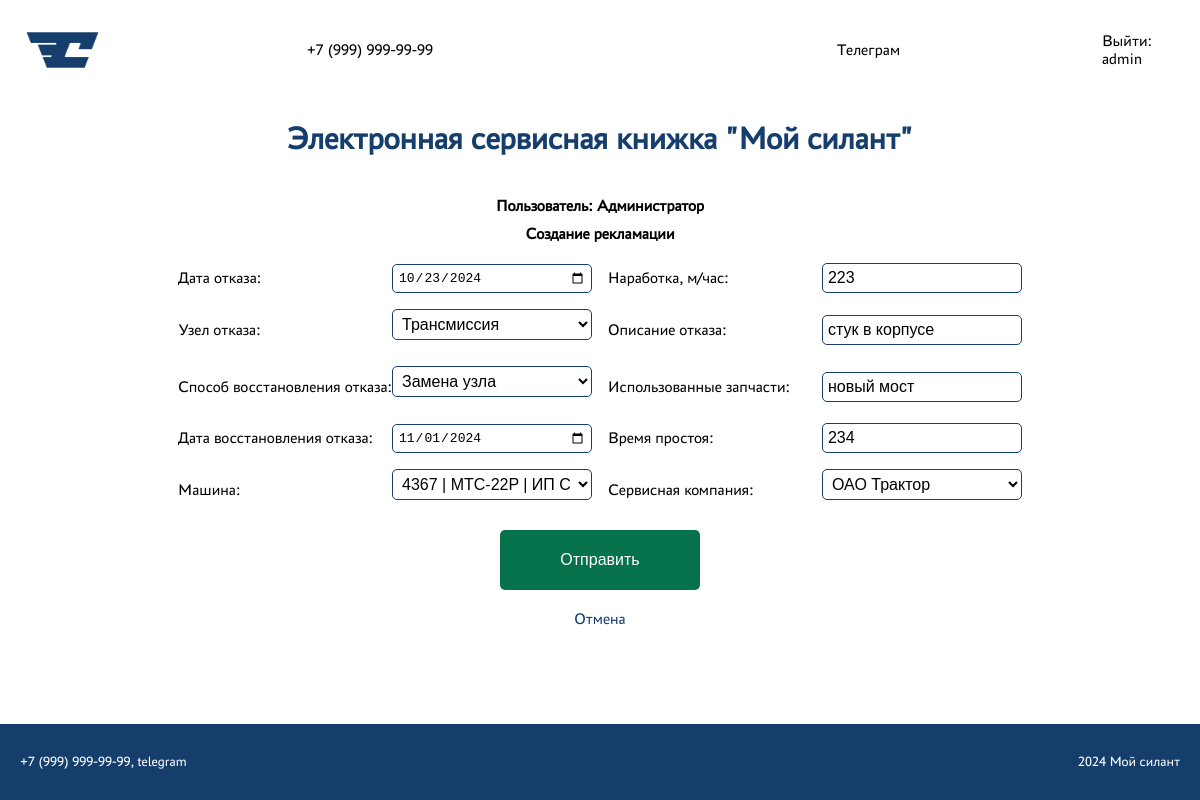
The app's page /complaints/update/2/ (signed in) with its own data.
### loaders/models.py (models this page shows, shortened)
class Complaint(models.Model):
    failure_date = models.DateField(null=True, verbose_name='Дата отказа')
    operating_hours = models.IntegerField(verbose_name='Наработка, м/час')
    failure_node = models.ForeignKey(FailureNode, on_delete=models.CASCADE, verbose_name='Узел отказа')
    failure_description = models.CharField(max_length=255, verbose_name='Описание отказа')
    recovery_method = models.ForeignKey(RecoveryMethod, on_delete=models.CASCADE, verbose_name='Способ восстановления отказа')
    spare_parts_used = models.CharField(max_length=255, verbose_name='Использованные запчасти')
    recovery_date = models.DateField(null=True, verbose_name='Дата восстановления отказа')
    downtime = models.IntegerField(verbose_name='Время простоя')
    machine = models.ForeignKey(Machine, on_delete=models.CASCADE, verbose_name='Машина')
    service_company = models.ForeignKey(ServiceCompany, on_delete=models.CASCADE, verbose_name='Сервисная компания')
    class Meta:
        ordering = ['-failure_date']

### loaders/views.py (the view)
# urls.py: path('complaints/update/<int:pk>/', ComplaintUpdateView.as_view(), name='complaint_update'),
@method_decorator(login_required, name="dispatch")
@method_decorator(
    permission_required("loaders.change_complaint", raise_exception=True),
    name="dispatch",
)
class ComplaintUpdateView(UpdateView):
    form_class = ComplaintForm
    model = Complaint
    template_name = "complaints/complaint_create.html"
    success_url = "/complaints/"

### loaders/forms.py
class ComplaintForm(forms.ModelForm):
    class Meta:
        model = Complaint
        fields = [
            "failure_date",
            "operating_hours",
            "failure_node",
            "failure_description",
            "recovery_method",
            "spare_parts_used",
            "recovery_date",
            "downtime",
            "machine",
            "service_company",
        ]
        widgets = {
            "failure_date": forms.DateInput(attrs={"type": "date"}),
            "recovery_date": forms.DateInput(attrs={"type": "date"}),
        }

### loaders/models.py (called while the page is built)
    def __str__(self):
        return self.name

    def __str__(self):
        return f'{self.serial_number} | {self.equipment} | {self.client}'

### templates/complaints/complaint_create.html (shortened to what this page needs)
{% extends 'home.html' %}
{% block content %}
<div class="create-form-wrapper">
  <h1>Создание рекламации {{ title }}</h1>
  <form action="" method="POST" class="create-form">
    <div class="labels-inputs">{% csrf_token %} {{ form.as_p }}</div>
    <div class="submit-form-button">
      <button type="submit" class="sign-button sign-button-large">
        Отправить
      </button>
    </div>
  </form>
</div>
<div class="back">
  <a href="{% url 'complaints_list' %}" class="back-href">Отмена</a>
</div>
{% endblock content %}

### templates/home.html (shortened to what this page needs)
<!DOCTYPE html>
<html lang="en">
  <head>
    {% load static %}
    <link rel="stylesheet" href="{% static 'css/base.css' %}" />
    <link rel="stylesheet" href="{% static 'css/main/main.css' %}" />
    <link rel="stylesheet" href="{% static 'css/tabs/tabs.css' %}" />
    <link rel="stylesheet" href="{% static 'css/forms/create_forms.css' %}" />
    <link rel="stylesheet" href="{% static 'css/forms/login_forms.css' %}" />
    <link rel="stylesheet" href="{% static 'css/forms/filter_forms.css' %}" />
    <link rel="stylesheet" href="{% static 'css/modal/modal.css' %}" />
  </head>
  <body>
    <nav>
      <div class="logo-signin-wrapper">
        <img src="{% static 'img/logo.jpg' %}" />
        <div class="contact-container">
          <span>+7 (999) 999-99-99</span>
          <span>Телеграм</span>
        </div>
        {% if user.is_authenticated %}
        <a href="{% url 'account_logout' %}">Выйти: {{ user.username }}</a>
        {% else %}
        <a href="{% url 'account_login' %}">Авторизация</a>
        {% endif %}
      </div>
    </nav>
    <h1 class="title">Электронная сервисная книжка "Мой силант"</h1>
    <section class="main-section">
      <div class="user-info">
        {% if client %}
        <h1>Пользователь: {{ client }}</h1>
        {% elif user %}
        <h1>Пользователь: {{ user.last_name }}</h1>
        {% elif user.is_superuser %}
        <h1>Пользователь: Администратор</h1>
        {% else %}
        <h1>Пользователь: Гость</h1>
        {% endif %}
      </div>
      {% block content %}{% endblock %}
    </section>
    <footer>
      <div class="footer-wrapper">
        <span>+7 (999) 999-99-99, telegram</span>
        <span>2024 Мой силант</span>
      </div>
    </footer>
  </body>
</html>

### static/css/base.css (style rules this page uses)
* { margin: 0; padding: 0; border: 0; outline: 0; font-size: 100%; vertical-align: baseline; background: transparent; }
html, body { display: flex; flex-direction: column; align-items: center; height: 100%; width: 100%; font-family: "PT Astra Sans", sans-serif; }
nav { background-color: white; width: 100%; display: flex; flex-direction: column; align-items: center; justify-content: space-between; align-items: center; color: black; }
.contact-container { display: flex; flex-direction: row; justify-content: space-around; align-items: center; width: 100%; }
.logo-signin-wrapper { display: flex; justify-content: space-between; align-items: center; width: 100%; }
.logo-signin-wrapper > img { height: 60px; padding: 20px 0 20px 20px; }
.logo-signin-wrapper > a { color: black; text-decoration: none; padding-right: 20px; }
.title { color: #163e6c; font-size: 32px; padding: 20px 0 20px 0; }
.main-section { display: flex; flex-direction: column; align-items: center; background-color: white; padding: 20px 0 0 0; margin-bottom: 20px; height: 200vh; }
footer { background-color: #163e6c; height: 100px; width: 100%; }
.footer-wrapper { color: white; font-size: 14px; display: flex; justify-content: space-between; align-items: center; width: 100%; height: 100%; }
.footer-wrapper > span { padding: 30px 20px 30px 20px; }

### static/css/main/main.css (style rules this page uses)
.user-info { display: flex; flex-direction: column; margin-bottom: 10px; }

### static/css/forms/create_forms.css (style rules this page uses)
.create-form-wrapper { display: flex; flex-direction: column; justify-content: center; align-items: center; }
.create-form { display: flex; flex-direction: column; justify-content: center; align-items: center; width: 100%; margin-top: 20px; }
.labels-inputs { display: grid; grid-template-columns: repeat(2, 1fr); grid-gap: 16px; }
.labels-inputs p { display: flex; justify-content: space-between; align-items: center; margin: 0; }
.labels-inputs p label, .labels-inputs p input { flex-basis: auto; }
.labels-inputs p input { width: 188px; border-radius: 5px; padding: 5px; background-color: white; border: 1px solid #163E6C; }

### static/css/forms/login_forms.css (style rules this page uses)
.sign-button { margin-top: 20px; margin-bottom: 20px; width: 120px; height: 60px; border-radius: 5px; padding: 5px; background-color: #06724b; cursor: pointer; color: white; transition: 0.3s; }
.sign-button-large { width: 200px; }
.back-href { margin-top: 30px; cursor: pointer; color: #163e6c; text-decoration: none; transition: 0.3s; }

### static/css/forms/filter_forms.css (style rules this page uses)
div > input, select { border-radius: 5px; padding: 5px; background-color: white; border: 1px solid #163E6C; width: 300px; margin-bottom: 10px; width: 200px; }

### records on screen
Complaint: failure_date "10/23/2024", operating_hours "223", failure_node "Трансмиссия", failure_description "стук в корпусе", recovery_method "Замена узла", spare_parts_used "новый мост", recovery_date "11/01/2024", downtime "234", machine "4367 | MTC-22P | ИП Саргон", service_company "ОАО Трактор"

### other values on screen
{{ user.username }} "admin"
{{ user.last_name }} "Администратор"
